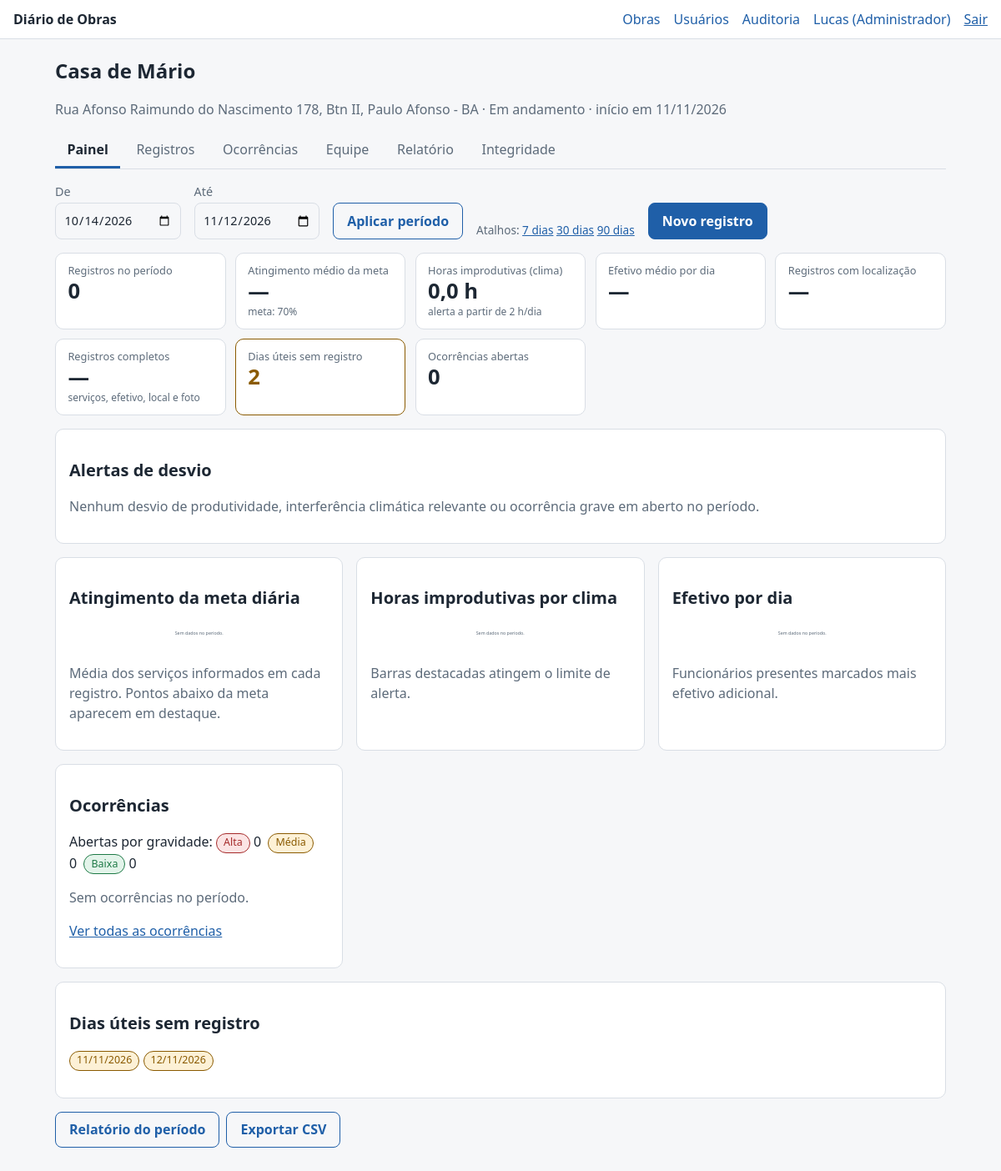
Screenshot of /obras/1 (signed in) with the database file from the repository.
### tables this page shows
CREATE TABLE users (
  id INTEGER PRIMARY KEY AUTOINCREMENT,
  nome TEXT NOT NULL,
  email TEXT NOT NULL UNIQUE,
  senha_hash TEXT NOT NULL,
  perfil TEXT NOT NULL CHECK (perfil IN ('admin','gestor','campo')),
  ativo INTEGER NOT NULL DEFAULT 1,
  criado_em TEXT NOT NULL
);

CREATE TABLE obras (
  id INTEGER PRIMARY KEY AUTOINCREMENT,
  nome TEXT NOT NULL,
  endereco TEXT,
  responsavel TEXT,
  data_inicio TEXT NOT NULL,
  data_prevista_fim TEXT,
  status TEXT NOT NULL DEFAULT 'em_andamento' CHECK (status IN ('em_andamento','paralisada','concluida')),
  criado_em TEXT NOT NULL
);

### diario/obras.py (the view)
@bp.get("/obras/<int:obra_id>")
@security.login_required
def painel(obra_id):
    obra = security.exigir_obra(obra_id)
    ini, fim = _periodo()
    cfg = current_app.config
    r = services.resumo_obra(get_db(), obra, ini, fim, cfg["META_ATINGIMENTO"], cfg["LIMITE_HORAS_CLIMA"])
    rot = lambda row: row["data_ref"][8:10] + "/" + row["data_ref"][5:7]
    grafs = {
        "ating": charts.linha_svg([(rot(x), x["ating"]) for x in r["linhas"]], 100, cfg["META_ATINGIMENTO"], "Atingimento da meta diária (%)"),
        "clima": charts.barras_svg([(rot(x), x["horas_improdutivas"]) for x in r["linhas"]], " h", "Horas improdutivas por clima",
                                   "g-barra-clima", lambda v: v >= cfg["LIMITE_HORAS_CLIMA"]),
        "efetivo": charts.barras_svg([(rot(x), x["efetivo"]) for x in r["linhas"]], "", "Efetivo por dia"),
    }
    return render_template("obra_painel.html", obra=obra, r=r, grafs=grafs, ini=ini, fim=fim,
                           meta=cfg["META_ATINGIMENTO"], limite_horas=cfg["LIMITE_HORAS_CLIMA"])

### diario/charts.py (called while the page is built, shortened)
def _vazio(msg="Sem dados no período."):
    return Markup(f'<svg viewBox="0 0 {W} 80" class="grafico" role="img"><text x="{W/2}" y="44" class="g-rotulo" text-anchor="middle">{escape(msg)}</text></svg>')

def linha_svg(pontos, vmax=100, meta=None, titulo="Gráfico de linha"):
    validos = [p for p in pontos if p[1] is not None]
    if not validos:
        return _vazio()

def barras_svg(pontos, unidade="", titulo="Gráfico de barras", classe="g-barra", destaque=None):
    if not pontos or all(v is None for _r, v in pontos):
        return _vazio()

### diario/db.py (called while the page is built)
def conectar(caminho: str) -> sqlite3.Connection:
    con = sqlite3.connect(caminho, isolation_level=None, timeout=15)
    con.row_factory = sqlite3.Row
    con.execute("PRAGMA foreign_keys = ON")
    con.execute("PRAGMA journal_mode = WAL")
    return con

def get_db() -> sqlite3.Connection:
    if "db" not in g:
        g.db = conectar(current_app.config["DATABASE"])
    return g.db

### diario/obras.py (called while the page is built)
def _periodo():
    hoje = utils.hoje_local()
    ini = services.parse_data(request.args.get("inicio"), None)
    fim = services.parse_data(request.args.get("fim"), None)
    if not (ini and fim):
        dias = request.args.get("dias", "30")
        dias = int(dias) if dias in ("7", "30", "90") else 30
        fim, ini = hoje.isoformat(), (hoje - timedelta(days=dias - 1)).isoformat()
    if ini > fim:
        ini, fim = fim, ini
    return ini, fim

### diario/security.py (called while the page is built)
def csrf_token() -> str:
    if "_csrf" not in session:
        session["_csrf"] = secrets.token_urlsafe(32)
    return session["_csrf"]

def carregar_usuario() -> None:
    g.user = None
    uid = session.get("uid")
    if uid:
        u = get_db().execute("SELECT * FROM users WHERE id=? AND ativo=1", (uid,)).fetchone()
        if u:
            g.user = u
        else:
            session.clear()

def login_required(view):
    @wraps(view)
    def wrapped(*a, **kw):
        if g.user is None:
            return redirect(url_for("auth.login", next=request.path))
        return view(*a, **kw)
    return wrapped

def exigir_obra(obra_id: int):
    db = get_db()
    obra = db.execute("SELECT * FROM obras WHERE id=?", (obra_id,)).fetchone()
    if obra is None:
        abort(404)
    if g.user["perfil"] != "admin":
        vinculo = db.execute(
            "SELECT 1 FROM obra_usuarios WHERE obra_id=? AND user_id=?", (obra_id, g.user["id"])
        ).fetchone()
        if not vinculo:
            abort(404)
    return obra

### diario/utils.py (called while the page is built)
def hoje_local() -> date:
    return datetime.now(tz()).date()

### diario/templates/obra_painel.html (shortened to what this page needs)
{% extends 'base.html' %}
{% from '_macros.html' import obra_nav, kpi, badge_gravidade with context %}
{% block conteudo %}
{{ obra_nav(obra, 'painel') }}
<form method="get" class="filtros">
  <label>De <input type="date" name="inicio" value="{{ ini }}"></label>
  <label>Até <input type="date" name="fim" value="{{ fim }}"></label>
  <button class="botao sec" type="submit">Aplicar período</button>
  <span class="atalhos">Atalhos:
    <a href="{{ url_for('obras.painel', obra_id=obra.id, dias=7) }}">7 dias</a>
    <a href="{{ url_for('obras.painel', obra_id=obra.id, dias=30) }}">30 dias</a>
    <a href="{{ url_for('obras.painel', obra_id=obra.id, dias=90) }}">90 dias</a></span>
  <a class="botao" href="{{ url_for('rdos.novo', obra_id=obra.id) }}">Novo registro</a>
</form>
<section class="kpis" aria-label="Indicadores do período">
  {{ kpi('Registros no período', r.n_rdos) }}
  {{ kpi('Atingimento médio da meta', (r.ating_medio|dec(0) ~ '%') if r.ating_medio is not none else '—', 'meta: ' ~ meta ~ '%', r.ating_medio is not none and r.ating_medio < meta) }}
  {{ kpi('Horas improdutivas (clima)', r.horas_total|dec(1) ~ ' h', 'alerta a partir de ' ~ limite_horas|int ~ ' h/dia') }}
  {{ kpi('Efetivo médio por dia', r.efetivo_medio|dec(1)) }}
  {{ kpi('Registros com localização', (r.pct_loc|dec(0) ~ '%') if r.pct_loc is not none else '—') }}
  {{ kpi('Registros completos', (r.pct_completos|dec(0) ~ '%') if r.pct_completos is not none else '—', 'serviços, efetivo, local e foto') }}
  {{ kpi('Dias úteis sem registro', r.sem_registro|length, '', r.sem_registro|length > 0) }}
  {{ kpi('Ocorrências abertas', r.abertas|length, '', r.abertas|length > 0) }}
</section>
<section class="cartao">
  <h2>Alertas de desvio</h2>
  {% if r.alertas %}
  <ul class="lista-alertas">
    {% for data, rid, tipo, texto in r.alertas[:12] %}
    <li><span class="badge badge-aviso">{{ tipo }}</span> <a href="{{ url_for('rdos.detalhe', rdo_id=rid) }}">{{ data|data }}</a> · {{ texto }}</li>
    {% endfor %}
  </ul>
  {% if r.alertas|length > 12 %}<p class="muted">Exibindo 12 de {{ r.alertas|length }} alertas.</p>{% endif %}
  {% else %}<p class="muted">Nenhum desvio de produtividade, interferência climática relevante ou ocorrência grave em aberto no período.</p>{% endif %}
</section>
<div class="grade-2">
  <section class="cartao"><h2>Atingimento da meta diária</h2>{{ grafs.ating }}
    <p class="muted">Média dos serviços informados em cada registro. Pontos abaixo da meta aparecem em destaque.</p></section>
  <section class="cartao"><h2>Horas improdutivas por clima</h2>{{ grafs.clima }}
    <p class="muted">Barras destacadas atingem o limite de alerta.</p></section>
  <section class="cartao"><h2>Efetivo por dia</h2>{{ grafs.efetivo }}
    <p class="muted">Funcionários presentes marcados mais efetivo adicional.</p></section>
  <section class="cartao"><h2>Ocorrências</h2>
    <p>Abertas por gravidade:
      {% for k in ('alta','media','baixa') %}{{ badge_gravidade(k) }} {{ r.por_grav[k] }}&nbsp;&nbsp;{% endfor %}</p>
    {% if r.por_tipo %}<table><thead><tr><th>Tipo</th><th>Qtde</th></tr></thead><tbody>
      {% for t, n in r.por_tipo.items() %}<tr><td>{{ R.tipo[t] }}</td><td>{{ n }}</td></tr>{% endfor %}</tbody></table>
    {% else %}<p class="muted">Sem ocorrências no período.</p>{% endif %}
    <p><a href="{{ url_for('obras.ocorrencias', obra_id=obra.id) }}">Ver todas as ocorrências</a></p>
  </section>
</div>
{% if r.sem_registro %}
<section class="cartao"><h2>Dias úteis sem registro</h2>
  <p>{% for d in r.sem_registro[:30] %}<span class="badge badge-aviso">{{ d|data }}</span> {% endfor %}
  {% if r.sem_registro|length > 30 %}… e mais {{ r.sem_registro|length - 30 }}{% endif %}</p></section>
{% endif %}
<p class="acoes">
  <a class="botao sec" href="{{ url_for('obras.relatorio', obra_id=obra.id, inicio=ini, fim=fim) }}">Relatório do período</a>
  <a class="botao sec" href="{{ url_for('obras.exportar', obra_id=obra.id, inicio=ini, fim=fim) }}">Exportar CSV</a>
</p>
{% endblock %}

### diario/templates/base.html (shortened to what this page needs)
{% from '_macros.html' import csrf with context %}
<!doctype html>
<html lang="pt-BR">
<head>
  <link rel="stylesheet" href="{{ url_for('static', filename='css/app.css') }}">
</head>
<body {% block bodyattrs %}{% endblock %}>
<header class="topo">
  <a class="marca" href="{{ url_for('obras.lista') if usuario else url_for('auth.login') }}">Diário de Obras</a>
  {% if usuario %}
  <nav class="topo-nav" aria-label="Principal">
    <a href="{{ url_for('obras.lista') }}">Obras</a>
    {% if usuario.perfil == 'admin' %}
      <a href="{{ url_for('admin.usuarios') }}">Usuários</a>
      <a href="{{ url_for('admin.auditoria') }}">Auditoria</a>
    {% endif %}
    <a href="{{ url_for('auth.trocar_senha') }}">{{ usuario.nome.split(' ')[0] }} ({{ R.perfil[usuario.perfil] }})</a>
    <form method="post" action="{{ url_for('auth.logout') }}" class="inline">{{ csrf() }}<button class="link" type="submit">Sair</button></form>
  </nav>
  {% endif %}
</header>
<main id="conteudo" class="conteudo">
  {% block conteudo %}{% endblock %}
</main>
</body>
</html>

### diario/templates/_macros.html (shortened to what this page needs)
{% macro kpi(rotulo, valor, nota='', alerta=False) %}
<div class="kpi{% if alerta %} kpi-alerta{% endif %}"><span class="kpi-rotulo">{{ rotulo }}</span><strong class="kpi-valor">{{ valor }}</strong>{% if nota %}<span class="kpi-nota">{{ nota }}</span>{% endif %}</div>
{% endmacro %}
{% macro obra_nav(obra, ativo) %}
<div class="obra-cab">
  <h1>{{ obra.nome }}</h1>
  <p class="muted">{{ obra.endereco or 'Endereço não informado' }} · {{ R.status_obra[obra.status] }} · início em {{ obra.data_inicio|data }}</p>
</div>
<nav class="abas" aria-label="Seções da obra">
  <a href="{{ url_for('obras.painel', obra_id=obra.id) }}" {% if ativo=='painel' %}aria-current="page"{% endif %}>Painel</a>
  <a href="{{ url_for('rdos.lista', obra_id=obra.id) }}" {% if ativo=='rdos' %}aria-current="page"{% endif %}>Registros</a>
  <a href="{{ url_for('obras.ocorrencias', obra_id=obra.id) }}" {% if ativo=='ocorrencias' %}aria-current="page"{% endif %}>Ocorrências</a>
  <a href="{{ url_for('obras.funcionarios', obra_id=obra.id) }}" {% if ativo=='funcionarios' %}aria-current="page"{% endif %}>Equipe</a>
  <a href="{{ url_for('obras.relatorio', obra_id=obra.id) }}" {% if ativo=='relatorio' %}aria-current="page"{% endif %}>Relatório</a>
  {% if usuario.perfil in ('admin','gestor') %}<a href="{{ url_for('obras.integridade', obra_id=obra.id) }}" {% if ativo=='integridade' %}aria-current="page"{% endif %}>Integridade</a>{% endif %}
</nav>
{% endmacro %}
{% macro badge_gravidade(g) %}<span class="badge badge-{{ {'baixa':'ok','media':'aviso','alta':'erro'}[g] }}">{{ R.grav[g] }}</span>{% endmacro %}

### diario/static/css/app.css (style rules this page uses)
:root { --bg:#f6f7f9;--card:#fff;--tx:#1d2733;--mut:#5d6b7a;--bd:#d9dee5;--pri:#1f5fa8;--pri-tx:#fff;--ok:#1e7a46;--ok-bg:#e3f4ea;--av:#8a5a00;--av-bg:#fdf1d6;--er:#a52a2a;--er-bg:#fbe4e4;--sel:#1f5fa8 }
* { box-sizing:border-box }
body { margin:0;background:var(--bg);color:var(--tx);font:16px/1.5 system-ui,-apple-system,"Segoe UI",Roboto,Arial,sans-serif }
a { color:var(--pri) }
h1 { font-size:1.5rem;margin:.2rem 0 .6rem }
h2 { font-size:1.25rem;margin:1.1rem 0 .5rem }
.topo { display:flex;flex-wrap:wrap;gap:.5rem 1.2rem;align-items:center;justify-content:space-between;padding:.7rem 1rem;background:var(--card);border-bottom:1px solid var(--bd) }
.marca { font-weight:700;text-decoration:none;color:var(--tx) }
.topo-nav { display:flex;flex-wrap:wrap;gap:.4rem 1rem;align-items:center }
.topo-nav a { text-decoration:none }
.conteudo { max-width:1100px;margin:0 auto;padding:1rem }
form.inline { display:inline }
button.link { background:none;border:0;color:var(--pri);cursor:pointer;font:inherit;padding:0;text-decoration:underline }
.cartao { background:var(--card);border:1px solid var(--bd);border-radius:10px;padding:1rem;margin:0 0 1rem }
.botao { display:inline-block;background:var(--pri);color:var(--pri-tx);border:1px solid var(--pri);border-radius:8px;padding:.55rem 1rem;font:inherit;font-weight:600;text-decoration:none;cursor:pointer }
.botao.sec { background:transparent;color:var(--pri) }
label { display:block;font-size:.9rem;color:var(--mut);margin:.55rem 0 }
input,select,textarea { display:block;width:100%;margin-top:.2rem;padding:.55rem .6rem;border:1px solid var(--bd);border-radius:8px;background:var(--bg);color:var(--tx);font:inherit }
.badge { display:inline-block;font-size:.78rem;padding:.1rem .5rem;border-radius:999px;border:1px solid var(--bd);color:var(--mut);vertical-align:middle }
.badge-ok { background:var(--ok-bg);color:var(--ok);border-color:var(--ok) }
.badge-aviso { background:var(--av-bg);color:var(--av);border-color:var(--av) }
.badge-erro { background:var(--er-bg);color:var(--er);border-color:var(--er) }
.muted { color:var(--mut) }
.grade-2 { display:grid;grid-template-columns:repeat(auto-fit,minmax(340px,1fr));gap:0 1rem }
.acoes { display:flex;flex-wrap:wrap;gap:.5rem }
.abas { display:flex;flex-wrap:wrap;gap:.3rem;border-bottom:1px solid var(--bd);margin:.5rem 0 1rem }
.abas a { padding:.5rem .9rem;text-decoration:none;color:var(--mut);border-bottom:3px solid transparent }
.abas a[aria-current=page] { color:var(--tx);border-bottom-color:var(--pri);font-weight:600 }
.kpis { display:grid;grid-template-columns:repeat(auto-fit,minmax(170px,1fr));gap:.7rem;margin:1rem 0 }
.kpi { background:var(--card);border:1px solid var(--bd);border-radius:10px;padding:.7rem .9rem;display:flex;flex-direction:column }
.kpi-rotulo { font-size:.8rem;color:var(--mut) }
.kpi-valor { font-size:1.6rem;line-height:1.2 }
.kpi-nota { font-size:.75rem;color:var(--mut) }
.kpi-alerta { border-color:var(--av) }
.kpi-alerta .kpi-valor { color:var(--av) }
.filtros { display:flex;flex-wrap:wrap;gap:.5rem 1rem;align-items:flex-end;margin:.5rem 0 1rem }
.filtros label { margin:0;min-width:140px }
.filtros .atalhos { font-size:.85rem;color:var(--mut) }
svg.grafico { width:100%;height:auto;display:block }
.g-rotulo { fill:var(--mut);font-size:11px }

### rows the page displays
users: nome "Lucas", perfil "Administrador"
obras: nome "Casa de Mário", endereco "Rua Afonso Raimundo do Nascimento 178, Btn II, Paulo Afonso - BA", status "Em andamento", data_inicio|data "11/11/2026"

### other values shown
{{ rotulo }} "Registros no período Atingimento médio da meta Horas improdutivas (clima) Efetivo médio por dia Registros com localização Registros completos Dias úteis sem registro Ocorrências abertas"
{{ valor }} "0 — 0,0 h — — — 2 0"
{{ nota }} "meta: 70% alerta a partir de 2 h/dia serviços, efetivo, local e foto"
{{ grafs.ating }} "Sem dados no período."
{{ grafs.clima }} "Sem dados no período."
{{ grafs.efetivo }} "Sem dados no período."
{{ R.grav[g] }} "Alta" "Média" "Baixa"
{{ r.por_grav[k] }} "0" "0" "0"
{{ d|data }} "11/11/2026" "12/11/2026"
